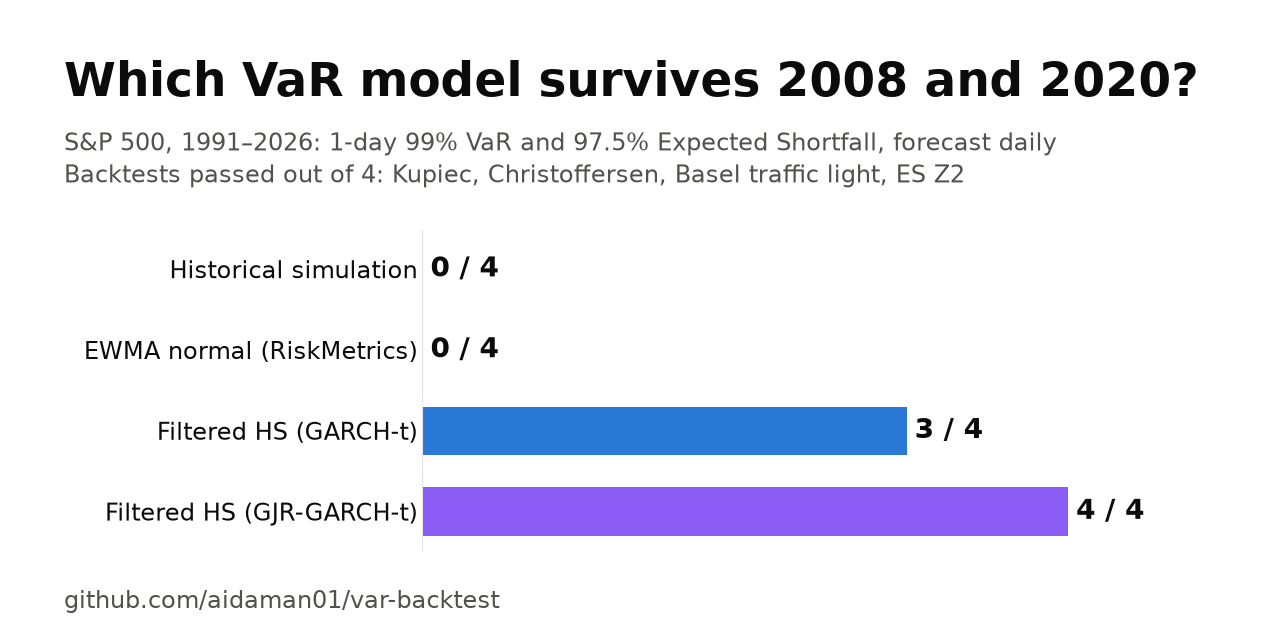

Source code (Python):
"""Social preview image (1280x640) from an actual 1991-2026 run: python docs/social_preview.py"""
import os
import sys

import matplotlib
matplotlib.use("Agg")
import matplotlib.pyplot as plt

sys.path.insert(0, os.path.dirname(os.path.dirname(os.path.abspath(__file__))))
from varbt.__main__ import COLOR, INK, MUTED, GRID, MODELS
from varbt.core import backtest, forecast
from varbt.data import LONG, load_yahoo

r = load_yahoo(*LONG)
passed = {}
for m in MODELS:
    b = backtest(r.values, forecast(r.values, model=m))
    passed[m] = sum([b["kupiec_p"] > 0.05, b["christoffersen_p"] > 0.05,
                     not b["tl_worst"].endswith("red"), b["z2_p"] > 0.05])
    print(MODELS[m], passed[m], "/ 4")

fig = plt.figure(figsize=(12.8, 6.4), dpi=100, facecolor="white")
years = f"{r.index[500].year}–{r.index[-1].year}"  # first forecast day: 500 returns of history
fig.text(0.05, 0.85, "Which VaR model survives 2008 and 2020?", fontsize=34, color=INK, weight="bold")
fig.text(0.05, 0.765, f"S&P 500, {years}: 1-day 99% VaR and 97.5% Expected Shortfall, forecast daily", fontsize=17, color=MUTED)
fig.text(0.05, 0.715, "Backtests passed out of 4: Kupiec, Christoffersen, Basel traffic light, ES Z2", fontsize=17, color=MUTED)
ax = fig.add_axes([0.33, 0.14, 0.58, 0.5])
names = [MODELS[m] for m in MODELS][::-1]
vals = [passed[m] for m in MODELS][::-1]
ax.barh(names, vals, color=[COLOR[m] for m in MODELS][::-1], height=0.6)
for y, v in enumerate(vals):
    ax.text(v + 0.05, y, f"{v} / 4", va="center", fontsize=20, color=INK, weight="bold")
ax.set_xlim(0, 4.6)
ax.set_xticks([])
ax.tick_params(axis="y", labelsize=17, colors=INK, length=0)
ax.spines[["top", "right", "bottom"]].set_visible(False)
ax.spines["left"].set_color(GRID)
fig.text(0.05, 0.05, "github.com/aidaman01/var-backtest", fontsize=17, color=MUTED)
out = os.path.join(os.path.dirname(os.path.abspath(__file__)), "social_preview.png")
fig.savefig(out, dpi=100, facecolor="white")
print("->", out)
